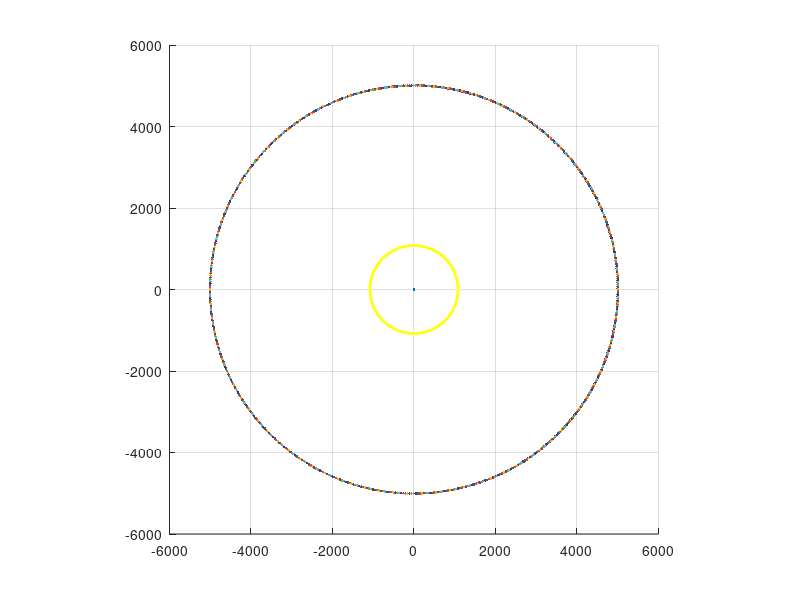

This figure's MATLAB source:
clearvars
clc

figure(1); gcf; clf;
viscircles([0,0],1080,'Color','yellow');
axis square
grid on
hold on


theta = 0;
separationFactor = 1;
speed = 50;
xPos = 0;
yPos = 0;
dt = 1;
timeElapsed = 0;
radius = separationFactor*0.01;
for i = 1:1000
    xPos = radius*cos(theta);
    yPos = radius*sin(theta);
    scatter(xPos,yPos,'blue','.');
    timeElapsed = timeElapsed * dt;
    dTheta = speed*dt/(radius);
    theta = theta + dTheta;
    radius = separationFactor * theta;
    timeElapsed = timeElapsed + dt;
    drawnow
end